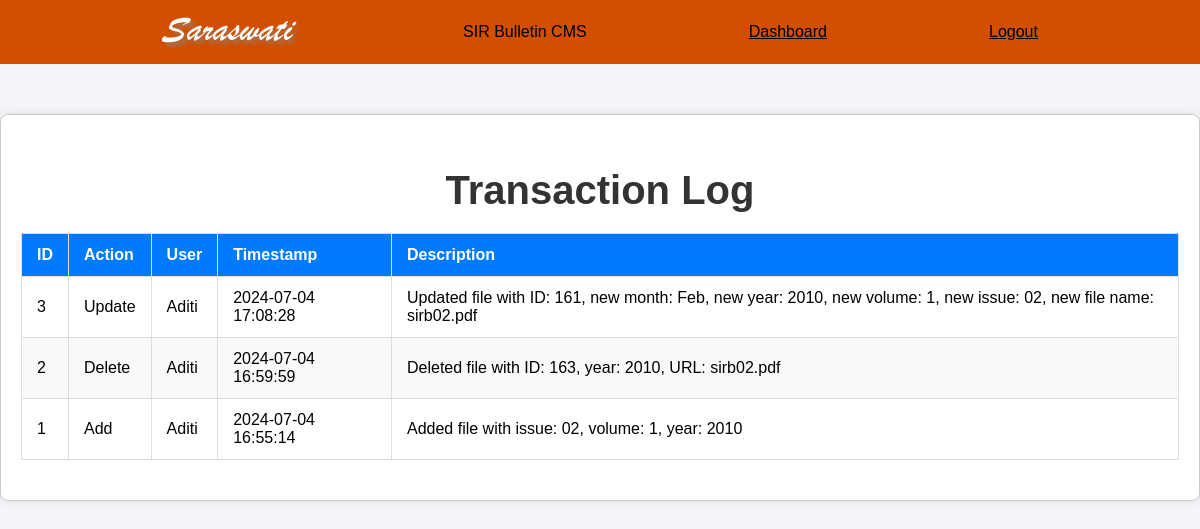
The page /transaction_log.php (signed in) on the database its author committed.
### tables this page shows
CREATE TABLE `transaction_log` (
  `id` int(11) NOT NULL,
  `action` varchar(50) DEFAULT NULL,
  `user` varchar(50) DEFAULT NULL,
  `timestamp` timestamp NOT NULL DEFAULT current_timestamp(),
  `description` text DEFAULT NULL
);

### transaction_log.php (the view, shortened to what this page needs)
<?php
include('includes/database.php');
include('includes/header.php');
?>
<!DOCTYPE html>
<html lang="en">
<head>
    <link rel="stylesheet" href="css/style.css">
</head>
<body>
    <div class="container">
        <h2>Transaction Log</h2>
        <?php
        $stmt = $pdo->query("SELECT * FROM transaction_log ORDER BY timestamp DESC");
        if ($stmt->rowCount() > 0): ?>
            <table>
                <thead>
                    <tr>
                        <th>ID</th>
                        <th>Action</th>
                        <th>User</th>
                        <th>Timestamp</th>
                        <th>Description</th>
                    </tr>
                </thead>
                <tbody>
                    <?php while ($row = $stmt->fetch(PDO::FETCH_ASSOC)): ?>
                        <tr>
                            <td><?php echo htmlspecialchars($row['id']); ?></td>
                            <td><?php echo htmlspecialchars($row['action']); ?></td>
                            <td><?php echo htmlspecialchars($row['user']); ?></td>
                            <td><?php echo htmlspecialchars($row['timestamp']); ?></td>
                            <td><?php echo htmlspecialchars($row['description']); ?></td>
                        </tr>
                    <?php endwhile; ?>
                </tbody>
            </table>
        <?php else: ?>
            <div class="no-data">No transaction logs available.</div>
        <?php endif; ?>
    </div>
</body>
</html>

### css/style.css (style rules this page uses)
body { font-family: Arial, sans-serif; background-color: #b98e3e; margin: 0; padding: 0; }
.container { max-width: 1000px; margin: 20px auto; padding: 20px; padding-bottom: 40px; background-color: #e9e2e29a; border: 1px solid #ccc; border-radius: 5px; }
h2 { color: #333; font-size: 2.5em; }

### transaction_log.php (style rules this page uses)
body { font-family: Arial, sans-serif; background-color: #f4f4f9; margin: 0; padding: 0; }
.container { max-width: 1200px; margin: 50px auto; padding: 20px; background-color: #fff; box-shadow: 0 0 10px rgba(0, 0, 0, 0.1); border-radius: 8px; }
h2 { text-align: center; color: #333; margin-bottom: 20px; }
table { width: 100%; border-collapse: collapse; margin-bottom: 20px; }
table thead tr { background-color: #007BFF; color: #fff; }
table th, table td { padding: 12px 15px; text-align: left; border: 1px solid #ddd; }
table tbody tr:nth-child(even) { background-color: #f9f9f9; }
table th { font-weight: bold; }

### rows shown on the page
transaction_log: id "3", action "Update", user "Aditi", timestamp "2024-07-04 17:08:28", description "Updated file with ID: 161, new month: Feb, new year: 2010, new volume: 1, new issue: 02, new file name: sirb02.pdf"
transaction_log: id "2", action "Delete", user "Aditi", timestamp "2024-07-04 16:59:59", description "Deleted file with ID: 163, year: 2010, URL: sirb02.pdf"
transaction_log: id "1", action "Add", user "Aditi", timestamp "2024-07-04 16:55:14", description "Added file with issue: 02, volume: 1, year: 2010"
